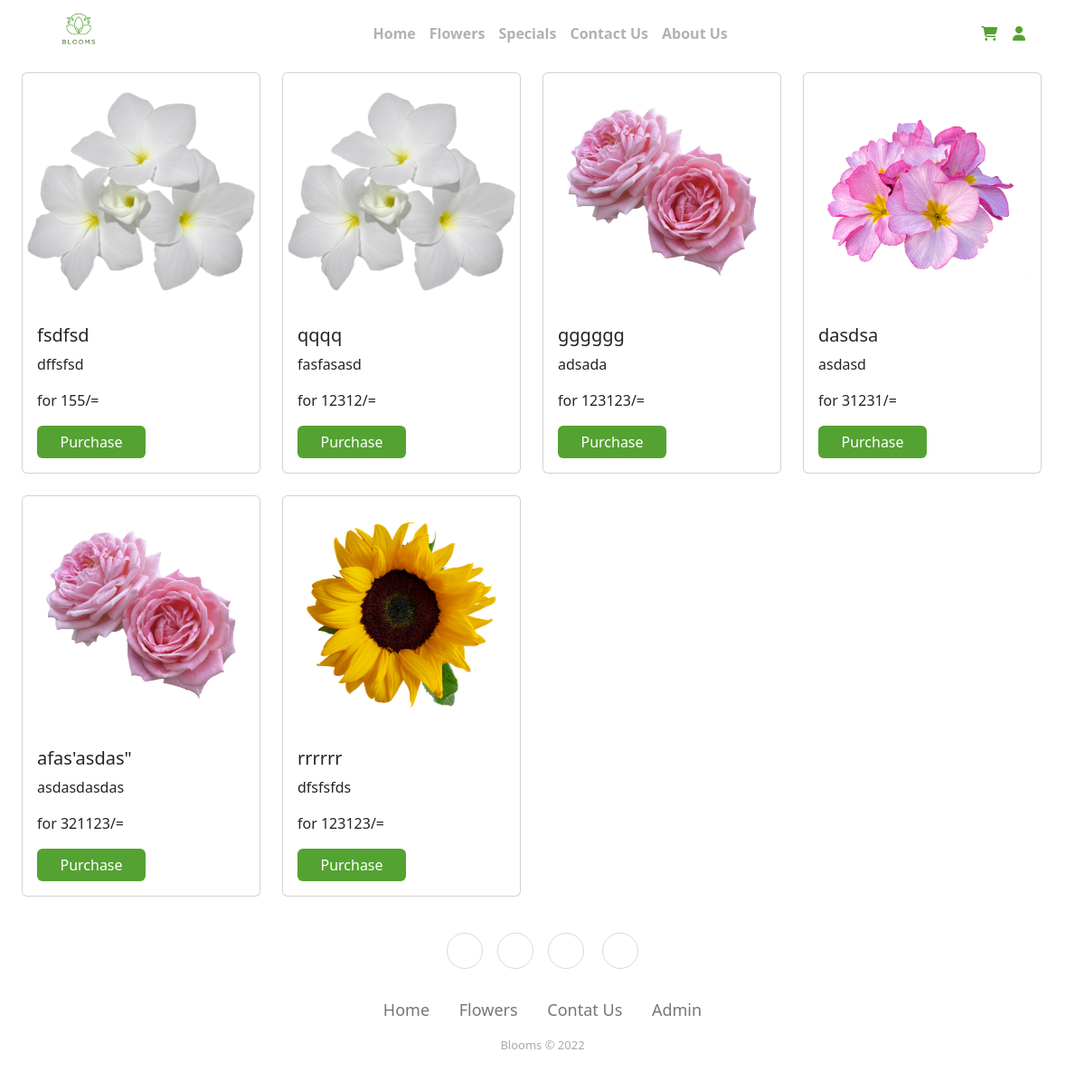
The page /FlowersPage.php on the database its author committed.
### tables this page shows
CREATE TABLE `item` (
  `ID` int(11) NOT NULL,
  `CAT` varchar(255) NOT NULL,
  `NAME` varchar(255) NOT NULL,
  `PRICE` int(11) NOT NULL,
  `IMG` varchar(255) NOT NULL,
  `DES` varchar(255) NOT NULL
);

### FlowersPage.php (the view, shortened to what this page needs)
<!DOCTYPE html>
<html lang="en">
<head>
    <link rel="stylesheet" href="./CSS/FlowerPage.css">
    <link rel="stylesheet" href="	https://cdn.jsdelivr.net/npm/bootstrap@5.2.3/dist/css/bootstrap.min.css">
    <link rel="stylesheet" href="https://cdnjs.cloudflare.com/ajax/libs/font-awesome/6.2.1/css/all.min.css">
    <link rel="stylesheet" href="https://cdnjs.cloudflare.com/ajax/libs/ionicons/2.0.1/css/ionicons.min.css">
</head>
<body>
    <?php @include('./Components/Header.php');
    @include('config.php');
    $db = ''; ?>
    <div class="row row-cols-1 row-cols-md-4 g-4 px-4">
    <?php
              try {
                $sql = "SELECT * FROM `item` WHERE CAT='Flower' ORDER by rand() LIMIT 24  ";
                if ($result = mysqli_query($conn, $sql)) {
                  if (mysqli_num_rows($result) > 0) {
                    while ($row = mysqli_fetch_array($result)) {
                      echo '<div class="col">';
                      echo '<div class="card h-100">';
                      echo ' <img src="./uploaded_img/' . $row['IMG'] . '" class="card-img-top" alt="...">';
                      echo ' <div class="card-body">';
                      echo ' <h5 class="card-title">' . $row['NAME'] . '</h5>';
                      echo '<p class="card-text">' . implode(' ', array_slice(explode(' ', $row['DES']), 0, 9)) . ' </p>';
                      echo '<p class="card-text">for ' . $row['PRICE'] . '/= </p>';
                      echo ' <button type="button" class="btn btn-success abtbtn" onclick="loadProduct(' . $row['ID'] . ')" style="background-color:#54A232;border: none; width: 120px;font-family: "Chivo Mono", monospace; float: left; ">Purchase</button>';
                      echo ' </div>';
                      echo '</div>';
                      echo '</div>';
                    }
                  }
                }
              } catch (Exception $e) {
                echo 'An error occurred: ' . $e->getMessage();
              }
        ?>
    </div>
    <?php @include('./Components/Footer.php'); ?>
</body>
</html>

### CSS/FlowerPage.css (style rules this page uses)
.row { width: 100%; }
:root { --main-color: #54A232; --text-color: #9e9c9c; }

### Components/Header.php (style rules this page uses)
:root { --main-color: #54A232; --text-color: #9e9c9c; }

### Components/Footer.php (style rules this page uses)
:root { --main-color: #54A232; --text-color: #9e9c9c; }

### rows shown on the page
item: IMG (picture), NAME "fsdfsd", DES "dffsfsd", PRICE "155"
item: IMG (picture), NAME "qqqq", DES "fasfasasd", PRICE "12312"
item: IMG (picture), NAME "gggggg", DES "adsada", PRICE "123123", $row['ID'] 12 (drawn)
item: IMG (picture), NAME "dasdsa", DES "asdasd", PRICE "31231"
item: IMG (picture), NAME "afas'asdas\"", DES "asdasdasdas", PRICE "321123"
item: IMG (picture), NAME "rrrrrr", DES "dfsfsfds", PRICE "123123", $row['ID'] 1 (drawn)
